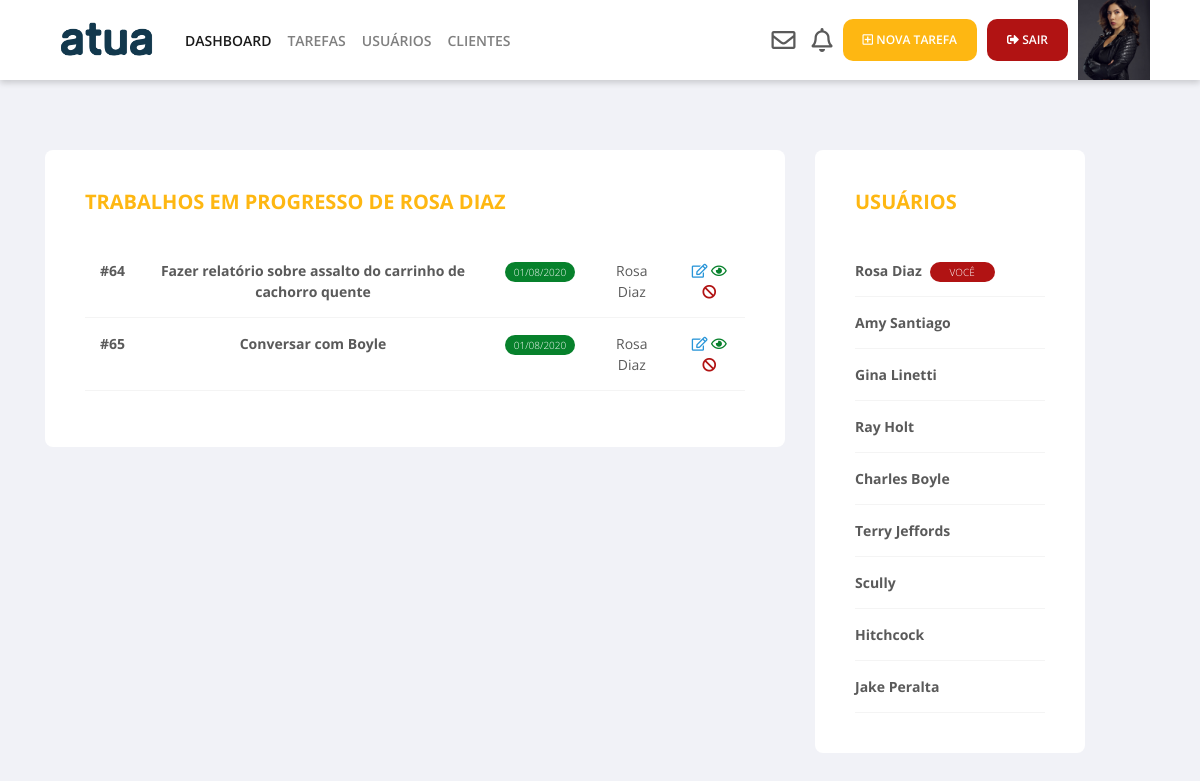
/views/dashboard.php (signed in), run on the app's committed database.
### tables this page shows
CREATE TABLE `tb_task` (
  `id_task` int(11) NOT NULL,
  `name_task` varchar(100) NOT NULL,
  `date_task` datetime NOT NULL,
  `resp_task` varchar(50) NOT NULL,
  `desc_task` varchar(500) NOT NULL
);

CREATE TABLE `tb_user` (
  `id_user` int(5) NOT NULL,
  `name` varchar(50) NOT NULL,
  `email` varchar(50) NOT NULL,
  `login` varchar(20) NOT NULL,
  `password` varchar(12) NOT NULL,
  `admin` varchar(2) NOT NULL,
  `photo` varchar(1000) NOT NULL
);

### controllers/calcDate.php (called while the page is built, shortened)
<?php
function formatDate($date){
    return date("d/m/Y", strtotime($date));
}

### views/dashboard.php (the view, shortened to what this page needs)
<?php
include('../controllers/calcDate.php');
$name_user = $_SESSION['name_user'];
$consultTask = $link->query("SELECT * FROM tb_task where resp_task = '$name_user'") or die($link->error);
$consultUser = $link->query("SELECT name FROM tb_user WHERE name != '$name_user'") or die($link->error);
$currentDate = strtotime(date('Y-m-d'));
?>
<!DOCTYPE html>
<html lang="pt-br">
<head>
    <link rel="stylesheet" href="https://pro.fontawesome.com/releases/v5.10.0/css/all.css"
/>
    <link href="https://stackpath.bootstrapcdn.com/bootstrap/4.5.0/css/bootstrap.min.css" rel="stylesheet"
>
    <link rel="stylesheet" href="css/dashboard.css">
</head>
<body>
    <nav class="navbar navbar-expand-lg navbar-light menu">
        <a class="navbar-brand" href="#"><img src="img/logo/logo-navbar.png" alt=""></a>
        <div class="collapse navbar-collapse menu-items" id="navbarSupportedContent">
            <ul class="navbar-nav mr-auto">
                <li class="nav-item active">
                    <a class="nav-link" href="#">Dashboard</a>
                </li>
                <li class="nav-item">
                    <a class="nav-link" href="#">Tarefas</a>
                </li>
                <li class="nav-item">
                    <a class="nav-link" href="#">Usuários</a>
                </li>
                <li class="nav-item">
                    <a class="nav-link" href="#">Clientes</a>
                </li>
            </ul>
            <div class="menu-icons">
                <a href="#"><i class="far fa-envelope"></i></a>
                <a href="#"><i class="far fa-bell"></i></a>
            </div>
            <form class="form-inline my-2 my-lg-0 menu-buttons">
                <a href="registerTask.php"><button class="btn btn-outline-success my-2 my-sm-0 btn-task" type="button"><i class="far fa-plus-square"></i> Nova Tarefa</button></a>
                <button class="btn btn-outline-success my-2 my-sm-0 btn-exit" type="button" data-toggle="modal" data-target="#exit"><i class="fas fa-sign-out-alt"></i> Sair</button>
            </form>
            <div class="user-photo"></div>
        </div>
    </nav>
    <main>
        <div class="container">
            <div class="row">
                <div class="col-md-12 col-sm-12 dashboard">
                    <div class="col-md-8 col-sm-8 tasks">
                        <h3>Trabalhos em progresso de <?php echo $_SESSION['name_user'] ?></h3>
                        <div class="task-table">
                            <table class="table table-bordered">
                                <tbody>
                                    <?php while($dado = $consultTask->fetch_array()){ ?>
                                    <tr>
                                        <td class="task-id">#<?php echo $dado["id_task"]; ?></td>
                                        <td class="task-name"><?php echo $dado["name_task"]; ?></td>
                                        <td>
                                            <span class="status badge ml-1 bg-atr">
                                                <?php
                                                    $dateBD = substr($dado['date_task'], 0, 10);
                                                    $result = strtotime($dateBD) - $currentDate;
                                                    if($result < 0){
                                                        echo "ATRASADO";
                                                    }
                                                    else if($result > 0){
                                                        echo formatDate($dateBD);
                                                    }
                                                    else{
                                                        echo "HOJE";
                                                    }
                                                ?>
                                            </span>
                                        </td>
                                        <td class="resp-name"><?php echo $dado["resp_task"]; ?></td>
                                        <td>
                                            <a href="edit.php?id=<?php echo $dado["id_task"]; ?>"><i class="far fa-edit"></i></a>
                                            <i class="far fa-eye" data-toggle="modal" data-target="#detailsTask<?php echo $dado['id_task']; ?>"></i>
                                            <i class="fas fa-ban" data-toggle="modal" data-target="#removeTask"></i>
                                        </td>
                                    </tr>
                                    <?php } ?>
                                </tbody>
                            </table>
                        </div>
                    </div>
                    <div class="col-md-4 col-sm-4 users">
                        <h3>Usuários</h3>
                        <div class="task-table">
                            <table class="table table-bordered table-sm m-0">
                                <tbody>
                                <tr>
                                    <td class="task-id"><?php echo $_SESSION['name_user'] ?> <span class="badge ml-1 badge-danger bg-atr">Você</span></td>
                                </tr>
                                <?php while($dado = $consultUser->fetch_array()){ ?>
                                    <tr>
                                        <td class="task-id"><?php echo $dado['name'] ?></td>
                                    </tr>
                                <?php } ?>
                                </tbody>
                            </table>
                        </div>
                    </div>
                </div>
            </div>
        </div>
    </main>
</body>
</html>

### views/css/dashboard.css (style rules this page uses)
* { padding: 0; margin: 0; }
html, body { font-family: 'Open Sans', sans-serif; background-color: #F1F2F7; }
.menu, .user-photo { height: 80px; }
.menu { background-color: #FFF; padding: 15px 50px; color: #5A5A5A; text-transform: uppercase; font-size: 14px; font-weight: 600; box-shadow: 0px 3px 6px #00000029; margin-bottom: 70px; }
.menu a { transition: 0.2s ease; }
.menu-items { background-color: #FFF; }
.menu-icons { font-size: 24px; }
.menu-icons i, .menu-buttons button { margin-right: 10px; }
.menu-buttons button { border: none; border-radius: 10px; padding: 12px 20px; text-transform: uppercase; font-weight: 600; font-size: 12px; color: #FFF; }
.btn-task { background-color: #FEB712; transition: 0.3s ease; }
.btn-exit { background-color: #B11313; transition: 0.3s ease; }
.user-photo { width: 72px; }
.tasks, .users { background-color: #FFF; padding: 40px; border-radius: 8px; }
.tasks h3, .users h3 { text-transform: uppercase; color: #FEB712; font-weight: bold; font-size: 20px; margin-bottom: 31px; }
.tasks { float: left; width: 870px; }
.task-id, .task-name { font-weight: bold; }
.task-table td, .task-table table { border: none; }
.task-table td { border-bottom: 1px solid #F4F4F4; color: #5A5A5A; font-size: 14px; text-align: center; height: 36px; padding: 15px; }
.task-table span { width: 70px; padding: 5px; border-radius: 10px; font-size: 10px; font-weight: 300; text-transform: uppercase; color: #FFF }
.bg-atr { background-color: #B11313; }
.bg-dat { background-color: #07812C; }
.fa-edit, .fa-eye, .fa-ban { transition: 0.2s ease; }
.fa-edit { color: #2995D8; }
.fa-eye { color: #07812C; }
.fa-ban { color: #B11313; }
.fa-envelope, .fa-bell { color: #5A5A5A; transition: 0.2s ease; }
.users { display: inline-block; width: 270px; margin-left: 30px; }
.users td { text-align: left; padding: 15px 0px; }
.users span { display: inline; padding: 3px 20px; }

### data on the page
tb_task: id_task "64", name_task "Fazer relatório sobre assalto do carrinho de cachorro quente", date_task "01/08/2020", resp_task "Rosa Diaz"
tb_task: id_task "65", name_task "Conversar com Boyle", date_task "01/08/2020", resp_task "Rosa Diaz"
tb_user: name "Amy Santiago"
tb_user: name "Gina Linetti"
tb_user: name "Ray Holt"
tb_user: name "Charles Boyle"
tb_user: name "Terry Jeffords"
tb_user: name "Scully"
tb_user: name "Hitchcock"
tb_user: name "Jake Peralta"

### other printed values
$_SESSION['name_user'] "ROSA DIAZ"
$_SESSION['name_user'] "Rosa Diaz"
